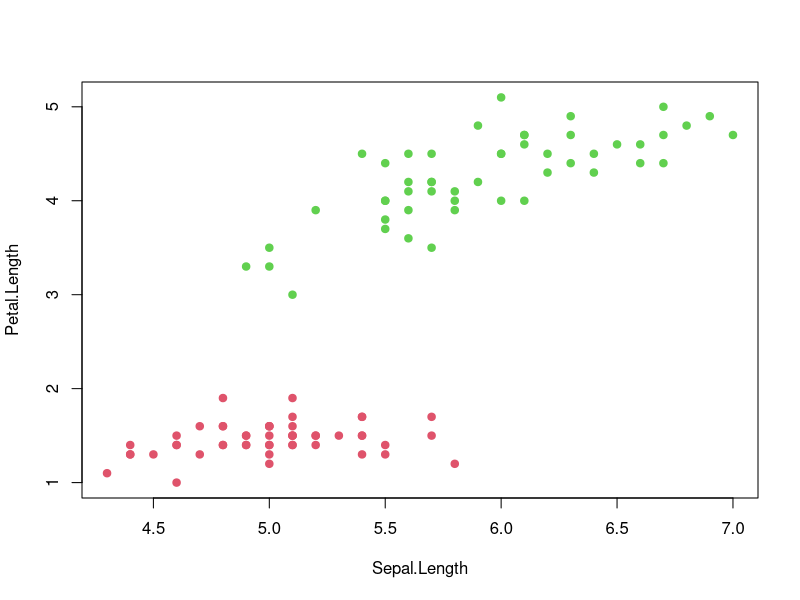
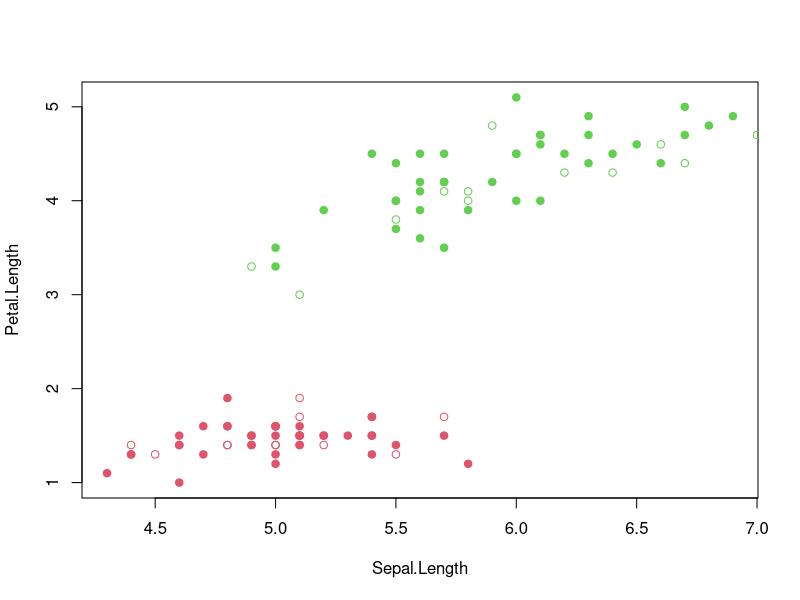
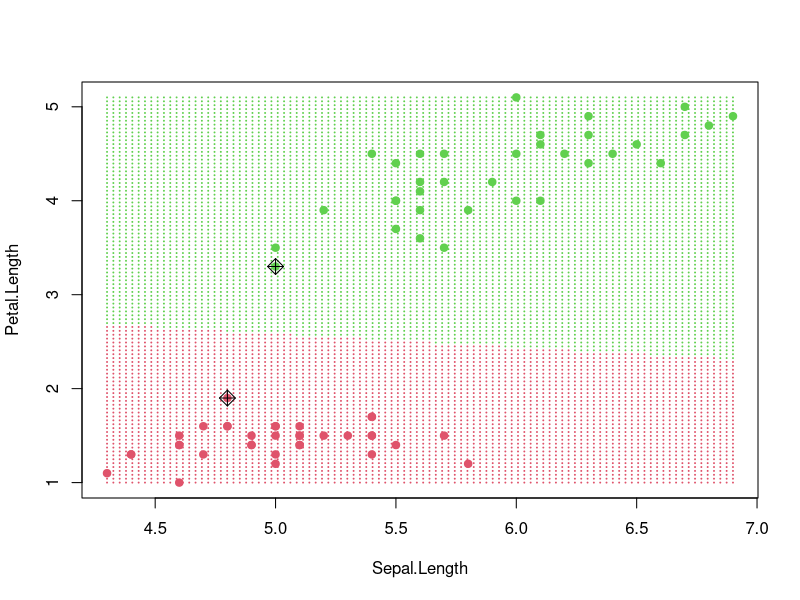
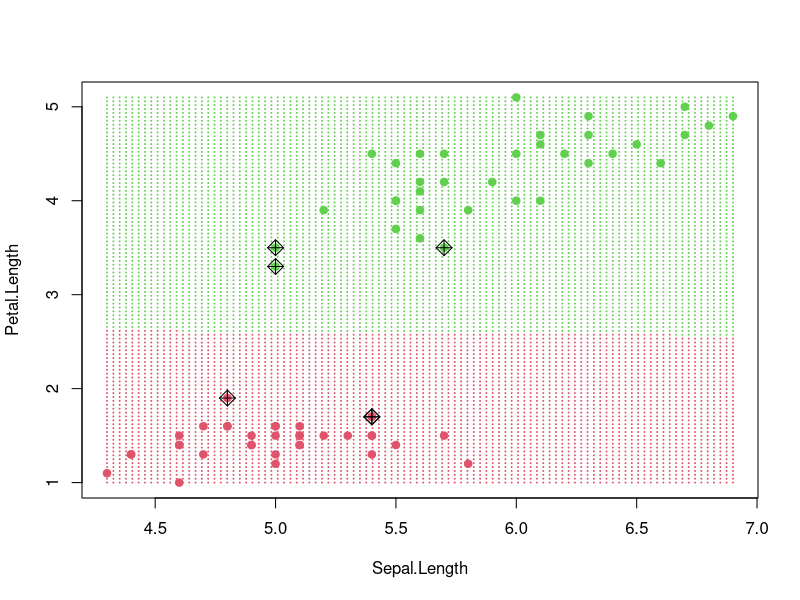
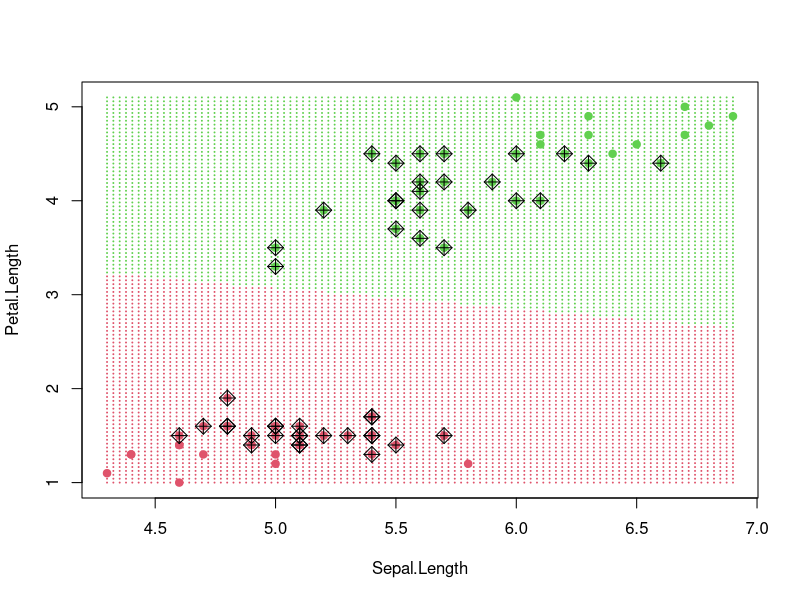

Here is the R script that generated these plots, in order:
# =======================================================
# SVM : Part 1 : Support Vector Classifier
# =======================================================

# install.packages("e1071")
library(e1071)

# Pretty plotting routine for SVM models
prettyPlot <- function(svmModel, dataSet, gridSize) {
  # create the grid of points to plot
  x1.Pixels <- seq(from = as.numeric(min(dataSet[,1])), 
                   to = as.numeric(max(dataSet[,1])), len = gridSize)
  x2.Pixels <- seq(from = as.numeric(min(dataSet[,2])), 
                   to = as.numeric(max(dataSet[,2])), len = gridSize)
  pixelGrid <- expand.grid(X1 = x1.Pixels, X2 = x2.Pixels)
  names(pixelGrid) <- names(dataSet)[1:2]
  
  # predict the classes of the pixels
  pixelData <- data.frame(pixelGrid)
  classGrid <- predict(svmModel, newdata = pixelData)
  
  # plot pixelGrid with colored class
  plot(pixelGrid, pch = 20, cex = 0.2, 
       col = as.numeric(classGrid) + 1)
  
  # plot the data points on top of this
  points(dataSet[,1:2], pch = 19, cex = 1, col = as.numeric(dataSet[,3]) + 1)
  
  # mark the actual support vectors now
  points(dataSet[svmModel$index, 1:2], pch = 9, cex = 1.5)
}


# -------------------------------------------------------
# Load and explore the dataset

attach(iris)
help(iris)
str(iris)

# Truncate the data to a "2-dimensional 2-class" problem
irisData <- as.data.frame(iris[1:100,c(1,3,5)])
irisData$Species <- droplevels(irisData$Species)
str(irisData)
plot(irisData$Sepal.Length, irisData$Petal.Length,
     col = as.numeric(irisData$Species) + 1, pch = 19,
     xlab = "Sepal.Length", ylab = "Petal.Length")

# Split into Train and Validation sets
# Training Set : Validation Set = 70 : 30 (random)
train <- sample(nrow(irisData), 0.7*nrow(irisData), replace = FALSE)
irisTrain <- irisData[train,]
irisValid <- irisData[-train,]

plot(irisTrain$Sepal.Length, irisTrain$Petal.Length,
     col = as.numeric(irisTrain$Species) + 1, pch = 19,
     xlab = "Sepal.Length", ylab = "Petal.Length")
points(irisValid$Sepal.Length, irisValid$Petal.Length,
       col = as.numeric(irisValid$Species) + 1, pch = 21)



# =======================================================
# SVM : Part 1A : Maximal Margin Classifier
# =======================================================

# Fit a Maximal Margin Classifier on the train set
# Set high cost to minimize number of support vectors

svmFit <- svm(Species ~ .,           # formula for fit
              data = irisTrain,      # dataset for fit
              kernel = "linear",     # choose a kernel
              cost = 1e6,            # relaxation cost
              scale = FALSE)         # feature-scaling

summary(svmFit)                      # summary of the fitted model
prettyPlot(svmFit, irisTrain, 100)   # our prettyPlot for SVM

svmFit$index                         # index of the support vectors
svmFit$SV                            # the actual support vectors

# Predict the classes for the validation set
predValid <- predict(svmFit, newdata = irisValid)        # prediction
table(predict = predValid, truth = irisValid$Species)    # confusion matrix



# =======================================================
# SVM : Part 1B : Support Vector Classifier
# =======================================================

# Fit a Support Vector Classifier on the train set
# Set variable cost to vary number of support vectors

svmFit <- svm(Species ~ .,           # formula for fit
              data = irisTrain,      # dataset for fit
              kernel = "linear",     # choose a kernel
              cost = 0.2,            # relaxation cost
              scale = FALSE)         # feature-scaling

summary(svmFit)                      # summary of the fitted model
prettyPlot(svmFit, irisTrain, 100)   # our prettyPlot for SVM

svmFit$index                         # index of the support vectors
svmFit$SV                            # the actual support vectors

# Predict the classes for the validation set
predValid <- predict(svmFit, newdata = irisValid)        # prediction
table(predict = predValid, truth = irisValid$Species)    # confusion matrix


# -------------------------------------------------------
# Fit an optimally tuned Support Vector Classifier
# by performing cross-validation with a cost range

tuneModel <- tune(svm, 
                  Species ~ ., 
                  data = irisTrain, 
                  kernel = "linear",
                  ranges = list(cost = c(0.001, 0.01, 0.1, 1, 10, 100, 1000)), 
                  scale = FALSE)

summary(tuneModel)                   # summary of tuning the cost
bestFit <- tuneModel$best.model      # extract the best tuned model
summary(bestFit)                     # best model after tuning cost
prettyPlot(bestFit, irisTrain, 100)  # our prettyPlot for SVM

# Predict the classes for the validation set
predValid <- predict(bestFit, newdata = irisValid)       # prediction
table(predict = predValid, truth = irisValid$Species)    # confusion matrix
